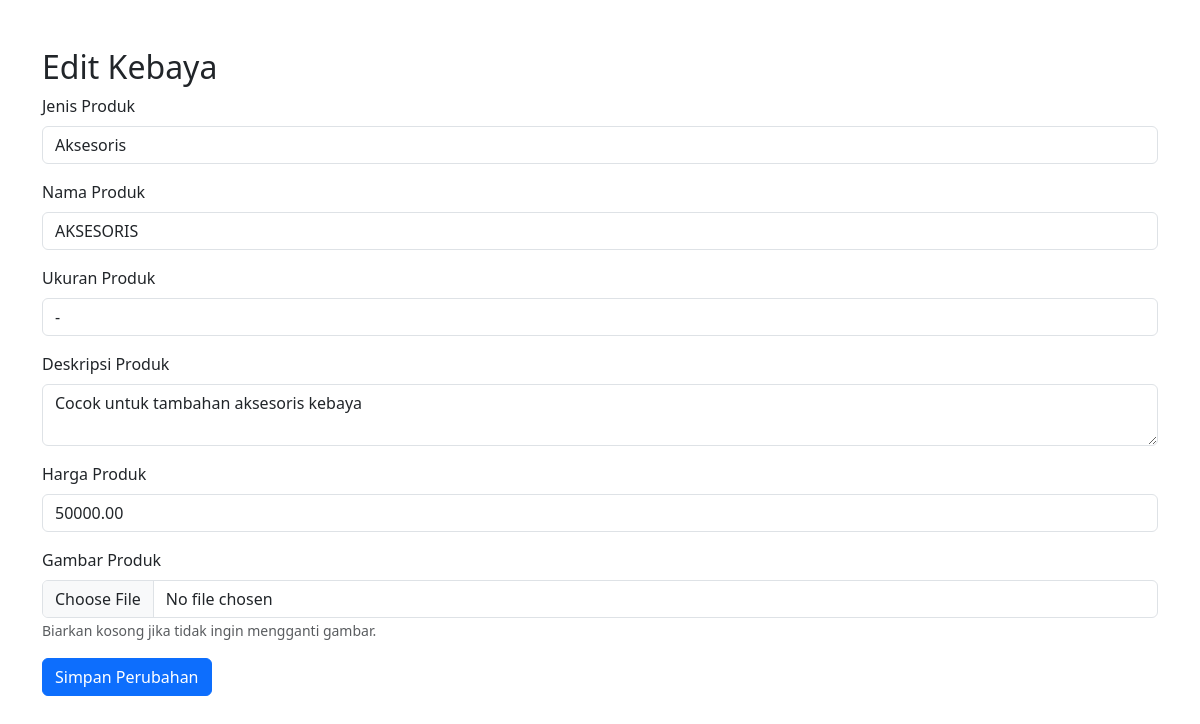
The page /action/edit/editproduk.php?id=12 on the database its author committed.
### tables this page shows
CREATE TABLE IF NOT EXISTS `products` (
  `product_id` int NOT NULL AUTO_INCREMENT,
  `kebaya_id` varchar(50) NOT NULL,
  `nama` varchar(255) DEFAULT NULL,
  `ukuran` varchar(50) NOT NULL,
  `deskripsi` text NOT NULL,
  `foto` varchar(255) NOT NULL,
  `harga` decimal(10,2) NOT NULL,
  `jenis` enum('Kebaya','Jas','Aksesoris') NOT NULL,
  `stock` int NOT NULL,
  `created_at` timestamp NULL DEFAULT CURRENT_TIMESTAMP,
  PRIMARY KEY (`product_id`)
);

### action/edit/editproduk.php (the view, shortened to what this page needs)
<?php
include '../../database/db.php';
if (isset($_GET['id'])) {
    $id = $_GET['id'];
    $query = "SELECT * FROM products WHERE kebaya_id = '$id'";
    $result = $conn->query($query);
    if ($result->num_rows > 0) {
        $row = $result->fetch_assoc();
    } else {
        echo "Data tidak ditemukan.";
        exit;
    }
} else {
    echo "ID tidak ditemukan.";
    exit;
}
?>
<!DOCTYPE html>
<html lang="id">
<head>
    <link href="https://cdn.jsdelivr.net/npm/bootstrap@5.3.3/dist/css/bootstrap.min.css" rel="stylesheet">
</head>
<body>
    <div class="container mt-5">
        <h2>Edit Kebaya</h2>
        <form method="POST" enctype="multipart/form-data">
            <div class="mb-3">
                <label for="jenis" class="form-label">Jenis Produk</label>
                <select class="form-control" id="jenis" name="jenis" required>
                    <option value="Aksesoris" <?php echo ($row['jenis'] == 'Aksesoris') ? 'selected' : ''; ?>>Aksesoris</option>
                </select>
            </div>
            <div class="mb-3">
                <label for="name" class="form-label">Nama Produk</label>
                <input type="text" class="form-control" id="nama" name="nama" value="<?php echo htmlspecialchars($row['nama']); ?>" required>
            </div>
            <div class="mb-3">
                <label for="size" class="form-label">Ukuran Produk</label>
                <input type="text" class="form-control" id="ukuran" name="ukuran" value="<?php echo htmlspecialchars($row['ukuran']); ?>" required>
            </div>
            <div class="mb-3">
                <label for="description" class="form-label">Deskripsi Produk</label>
                <textarea class="form-control" id="deskripsi" name="deskripsi" required><?php echo htmlspecialchars($row['deskripsi']); ?></textarea>
            </div>
            <div class="mb-3">
                <label for="price" class="form-label">Harga Produk</label>
                <input type="number" class="form-control" id="harga" name="harga" value="<?php echo htmlspecialchars($row['harga']); ?>" required>
            </div>
            <div class="mb-3">
                <label for="foto" class="form-label">Gambar Produk</label>
                <input type="file" class="form-control" id="foto" name="foto">
                <small class="form-text text-muted">Biarkan kosong jika tidak ingin mengganti gambar.</small>
            </div>
            <button type="submit" class="btn btn-primary">Simpan Perubahan</button>
        </form>
    </div>
</body>
</html>

### rows shown on the page
products: jenis "Aksesoris", nama "AKSESORIS", ukuran "-", deskripsi "Cocok untuk tambahan aksesoris kebaya", harga "50000.00"
